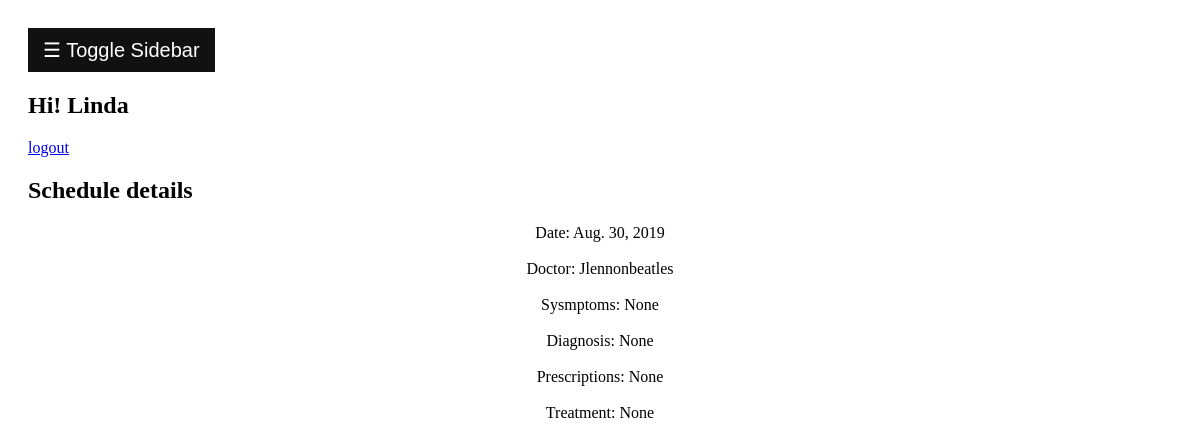
The app's page /patient/schedule_detail/117/ (signed in) with its own data.
### health/models.py (models this page shows, shortened)
class User(AbstractUser):
    USER_TYPE_CHOICES = (
      (1, 'Doctor'),
      (2, 'Lab People'),
      (3, 'Receptionist'),
      (4, 'Patient'),
      (5, 'Administration'),
    )
    user_type = models.PositiveSmallIntegerField(choices=USER_TYPE_CHOICES,null=True)
    sex = models.BooleanField(blank=True, null=True)
    tel_no = models.CharField(max_length=255, blank=True, null=True)
    dob = models.DateField(db_column='DOB', blank=True, null=True)
    address = models.CharField(max_length=255, blank=True, null=True)
    REQUIRED_FIELDS = ['user_type','email',]

class Schedule(models.Model):
    checked_in = models.BooleanField(default=False)  #whether the patient has checked in or not
    booked = models.BooleanField(default=False)
    patient = models.ForeignKey(settings.AUTH_USER_MODEL, on_delete=models.CASCADE, db_column='patient',blank=True,null=True,related_name='sche_pat')
    date = models.DateField(blank=True,null=True)  # Field renamed to remove unsuitable characters.
    time = models.TimeField(blank=True,null=True)
    doctorid = models.ForeignKey(settings.AUTH_USER_MODEL, on_delete=models.CASCADE, db_column='doctorID', blank=True, null=True,related_name='sche_doc')
    id = models.AutoField(db_column='ID', primary_key=True)  # Field name made lowercase.
    sysmptoms = models.TextField(max_length=65535,blank=True, null=True)
    diagnosis = models.TextField(max_length=65535,blank=True, null=True)
    prescriptions = models.TextField(max_length=65535,blank=True, null=True)
    treatment = models.TextField(max_length=65535,blank=True, null=True)
    waiting_time = models.TimeField(db_column='waiting time',blank=True,null=True)  # Field renamed to remove unsuitable characters.
    class Meta:
        db_table = 'Schedule'

### health/views.py (the view)
# urls.py: path('patient/schedule_detail/<int:schedule>/', views.patient_scheDetail, name='patient_scheDetail'),
@login_required
def patient_scheDetail(request,schedule):
    context_dict = {}
    user = request.user
    context_dict['current'] = user
    schedule = Schedule.objects.get(id=schedule)
    context_dict['schedule'] = schedule
    return render(request,'health/pa_sche_detail.html',context_dict)

### templates/health/pa_sche_detail.html (shortened to what this page needs)
{% extends 'health/base.html' %}
{% load static %}
{% block bodyblock %}
<h2>Schedule details</h2>
<div style="text-align:center">
{% if schedule %}
    Date: {{schedule.date}}<br>
    <br>
    Doctor: {{schedule.doctorid.first_name}}{{schedule.doctorid.last_name}}<br>
    <br>
    Sysmptoms: {{schedule.sysmptoms}}<br>
    <br>
    Diagnosis: {{schedule.diagnosis}}<br>
    <br>
    Prescriptions: {{schedule.prescriptions}}<br>
    <br>
    Treatment: {{schedule.treatment}}<br>
    <br>
{% endif %}
</div>
{%endblock%}

### templates/health/base.html (shortened to what this page needs)
<!DOCTYPE html>
{% load staticfiles %}
<html lang="en">
<head>
  <link href="{% static "css/sidebar.css" %}" rel="stylesheet">
</head>
<body id="page-top">
<div id="main">
  <button class="openbtn" onclick="openNav()">&#9776; Toggle Sidebar</button>
  <h2>Hi! {{current.first_name}}</h2>
  <p><a href="{% url 'account_logout' %}">logout</a></p>
  <p>{% block bodyblock %}{%endblock%}</p>
</div>
</body>
</html>

### static/css/sidebar.css (style rules this page uses)
.openbtn { font-size: 20px; cursor: pointer; background-color: #111; color: white; padding: 10px 15px; border: none; }
#main { transition: margin-left .5s; padding: 20px; }

### records on screen
User: first_name "Linda"
Schedule: date "Aug. 30, 2019", doctorid.first_name "Jlennon", doctorid.last_name "beatles", sysmptoms "None", diagnosis "None", prescriptions "None", treatment "None"
